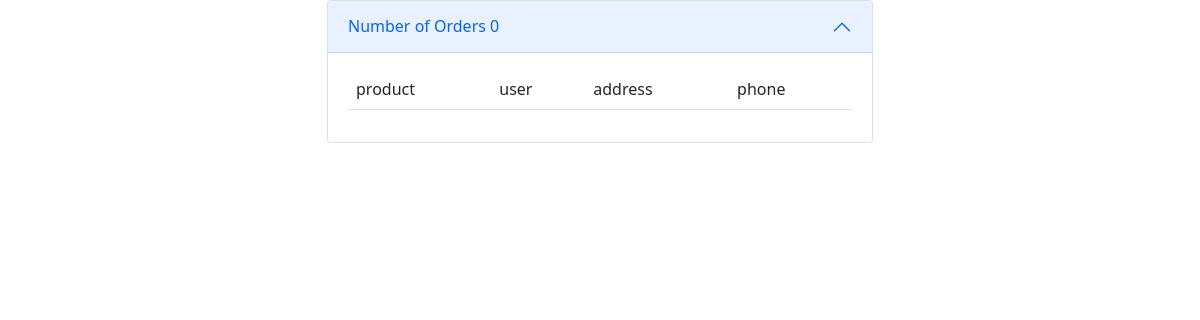
Page /owner/ on the earlier database version.
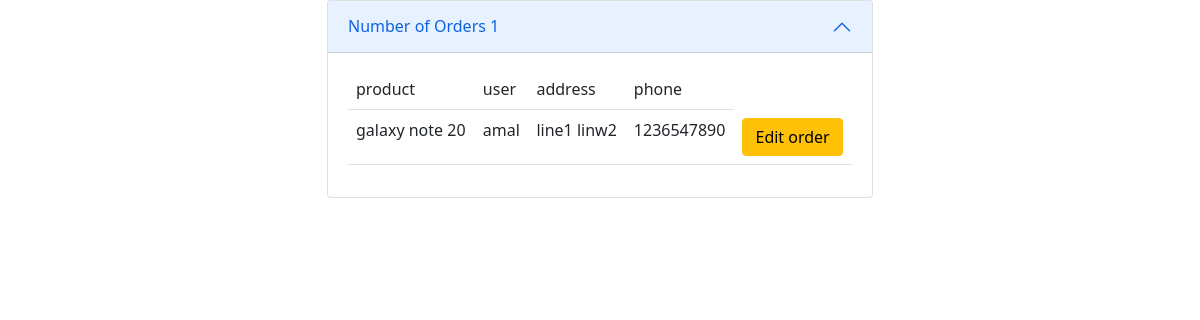
Same page on the later database version.
### owner/models.py (models this page shows, shortened)
class Order(models.Model):
    product=models.ForeignKey(Mobile,on_delete=models.CASCADE)
    user=models.CharField(max_length=30)
    address=models.CharField(max_length=30)
    options = (
        ("delivered", "delivered"),
        ("intransit", "intransit"),
        ("cancelled", "cancelled"),
        ("ordered", "ordered")
    )
    status = models.CharField(max_length=30, choices=options, default="ordered")
    phone_number = models.CharField(max_length=20)
    exp_delivery_date = models.DateField(null=True)

class Mobile(models.Model):
    mobile_name=models.CharField(max_length=60,unique=True)
    brand_name=models.CharField(max_length=60)
    price=models.PositiveIntegerField()
    copies=models.PositiveIntegerField()
    image=models.ImageField(upload_to="images",null=True)

### owner/views.py (the view)
# urls.py: path("",views.dashboard,name="dashboard"),
def dashboard(request):
    orders=Order.objects.filter(status="ordered")
    context={"orders":orders}
    return render(request,"dashboard.html",context)

### owner/templates/dashboard.html (shortened to what this page needs)
<!DOCTYPE html>
<html lang="en">
<head>
    <link href="https://cdn.jsdelivr.net/npm/bootstrap@5.1.0/dist/css/bootstrap.min.css" rel="stylesheet"
>
</head>
<body>
<div class="container">
    <div class="row">
        <div class="col-3"></div>
        <div class="col-6">
            <div class="accordion" id="accordionExample">
                <div class="accordion-item">
                    <h2 class="accordion-header" id="headingOne">
                        <button class="accordion-button" type="button" data-bs-toggle="collapse"
                                data-bs-target="#collapseOne" aria-expanded="true" aria-controls="collapseOne">
                            Number of Orders {{orders|length}}
                        </button>
                    </h2>
                    <div id="collapseOne" class="accordion-collapse collapse show" aria-labelledby="headingOne"
                         data-bs-parent="#accordionExample">
                        <div class="accordion-body">
                            <table class="table">
                                <tr>
                                    <td>product</td>
                                    <td>user</td>
                                    <td>address</td>
                                    <td>phone</td>
                                </tr>
                                {%for order in orders%}
                                <tr>
                                    <td>{{order.product.mobile_name}}</td>
                                    <td>{{order.user}}</td>
                                    <td>{{order.address}}</td>
                                    <td>{{order.phone_number}}</td>
                                    <td><a href="{%url 'orderstatuschange' order.id%}" class="btn btn-warning">Edit
                                        order</a></td>
                                </tr>
                                {%endfor%}
                            </table>
                        </div>
                    </div>
                </div>
            </div>
        </div>
        <div class="col-3"></div>
    </div>
</div>
</body>
</html>

Differences in the rows shown:
added Order: product.mobile_name "galaxy note 20", user "amal", address "line1 linw2", phone_number "1236547890"
Other differences:
{{ orders|length }}: "0" → "1"
